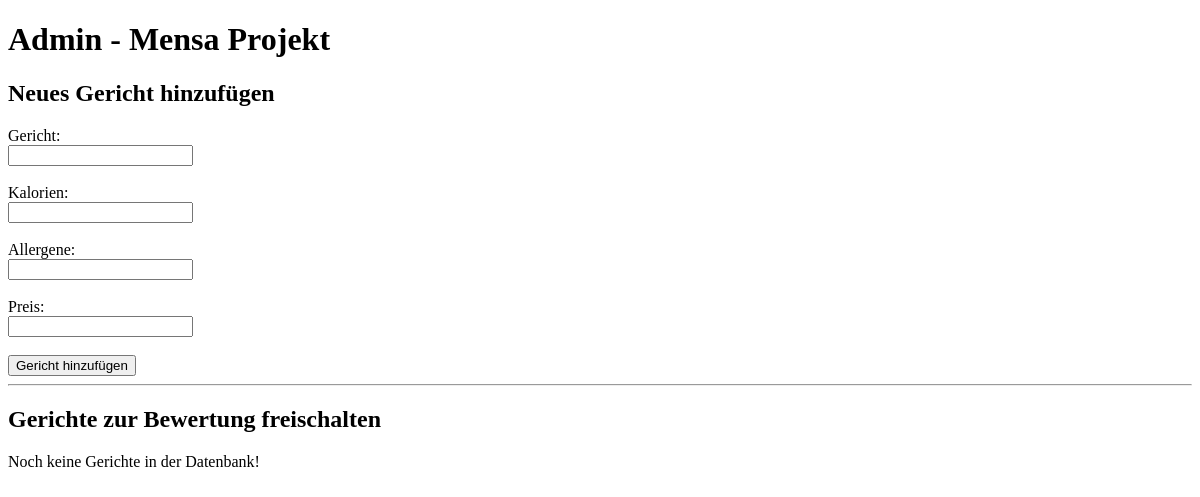
The app's page /admin.php, older data.
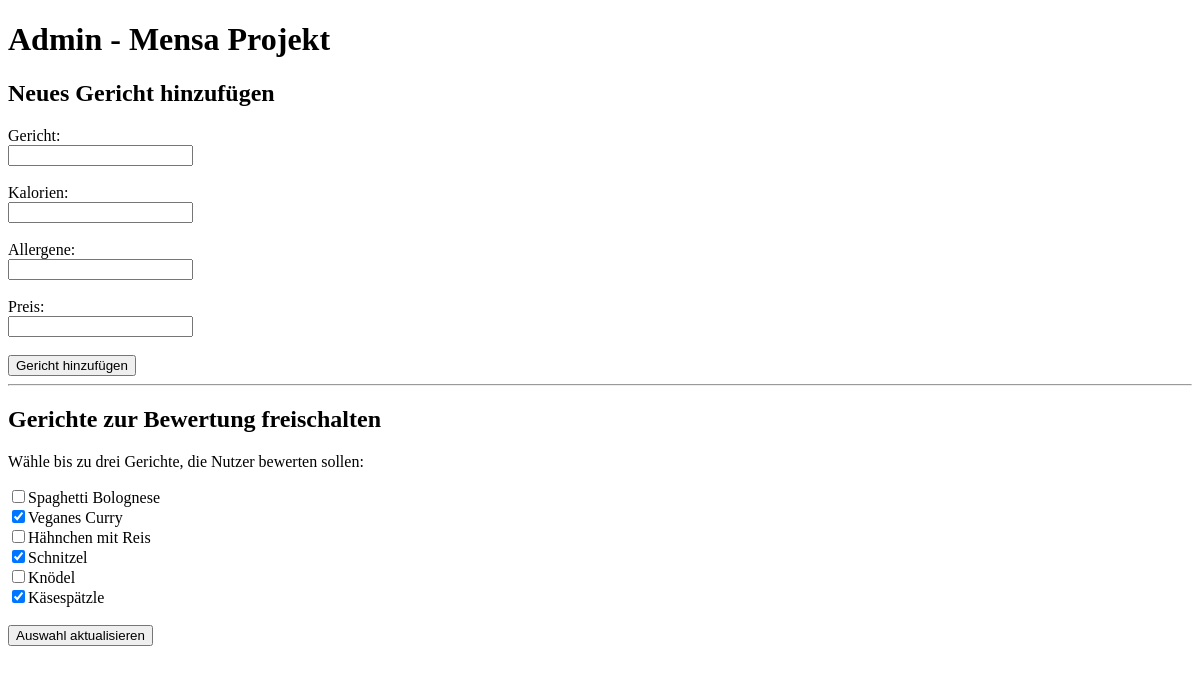
The same page, newer data.
### tables this page shows
CREATE TABLE dishes (
    dish_id INTEGER PRIMARY KEY AUTOINCREMENT,
    name TEXT NOT NULL,
    kalorien INTEGER,
    allergene TEXT,
    preis REAL
, featured    INTEGER DEFAULT 0);

### admin.php (the view, shortened to what this page needs)
<?php
$pdo = new PDO('sqlite:' . __DIR__ . '/database.db');
$pdo->setAttribute(PDO::ATTR_ERRMODE, PDO::ERRMODE_EXCEPTION);
?>
<!DOCTYPE html>
<html lang="de">
<head>
</head>
<body>
    <h1>Admin - Mensa Projekt</h1>
    <h2>Neues Gericht hinzufügen</h2>
    <form action="admin.php?action=addDish" method="post">
        <label for="name">Gericht:</label><br>
        <input type="text" id="name" name="name" required><br><br>
        <label for="kalorien">Kalorien:</label><br>
        <input type="number" id="kalorien" name="kalorien"><br><br>
        <label for="allergene">Allergene:</label><br>
        <input type="text" id="allergene" name="allergene"><br><br>
        <label for="preis">Preis:</label><br>
        <input type="number" step="0.01" id="preis" name="preis" required><br><br>
        <button type="submit">Gericht hinzufügen</button>
    </form>
    <hr>
    <h2>Gerichte zur Bewertung freischalten</h2>
    <form action="admin.php?action=setFeatured" method="post">
        <?php
        $allDishes = $pdo->query("SELECT dish_id, name, featured FROM dishes")->fetchAll(PDO::FETCH_ASSOC);
        if (!$allDishes) {
            echo "<p>Noch keine Gerichte in der Datenbank!</p>";
        } else {
            echo "<p>Wähle bis zu drei Gerichte, die Nutzer bewerten sollen:</p>";
            foreach ($allDishes as $dish) {
                $checked = ($dish['featured'] == 1) ? 'checked' : '';
                echo '<label>';
                echo '<input type="checkbox" name="selectedDishes[]" value="' . $dish['dish_id'] . '" ' . $checked . '>';
                echo htmlspecialchars($dish['name']);
                echo '</label><br>';
            }
            echo '<br><button type="submit">Auswahl aktualisieren</button>';
        }
        ?>
    </form>
</body>
</html>

Row changes from the older to the newer data that the page shows:
added dishes: name "Spaghetti Bolognese"
added dishes: name "Veganes Curry"
added dishes: name "Hähnchen mit Reis"
added dishes: name "Schnitzel"
added dishes: name "Knödel"
added dishes: name "Käsespätzle"
Text that changed along with them:
text no longer shown: "Noch keine Gerichte in der Datenbank!"
text now shown: "Wähle bis zu drei Gerichte, die Nutzer bewerten sollen: Auswahl aktualisieren"
